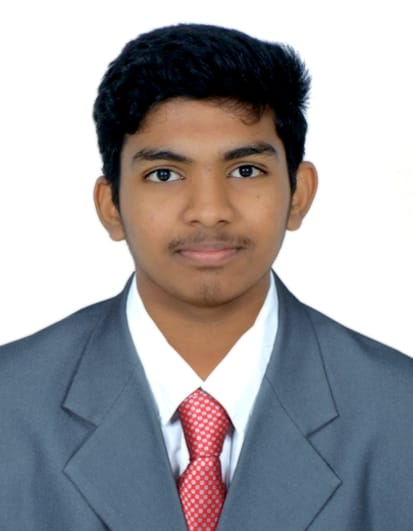
#> input picture photo.jpg, 413 x 531 px
$ jupyter execute workfile.ipynb
#> lines starting #> are read from the running program, lines starting #| are printed output that depends on the picture; after the words box and inside, x2 and y2 are one past the last pixel; in counts of white or black regions, pixels touching at a corner belong together
[cell 1]
# Import libraries
import cv2
import numpy as np
import matplotlib.pyplot as plt

[cell 2]
# Load the Face Image
faceImage = cv2.imread('photo.jpg')
#> faceImage is the input picture: shape (531, 413, 3); mean B, G, R 162, 158.6, 160.9
plt.imshow(faceImage[:,:,::-1])
plt.title("Face")

[cell 3]
faceImage.shape
#> Out = (531, 413, 3)

[cell 4]
# Load the Sunglass image with Alpha channel
# (http://pluspng.com/sunglass-png-1104.html)
glassPNG = cv2.imread('sunglass.png',-1)
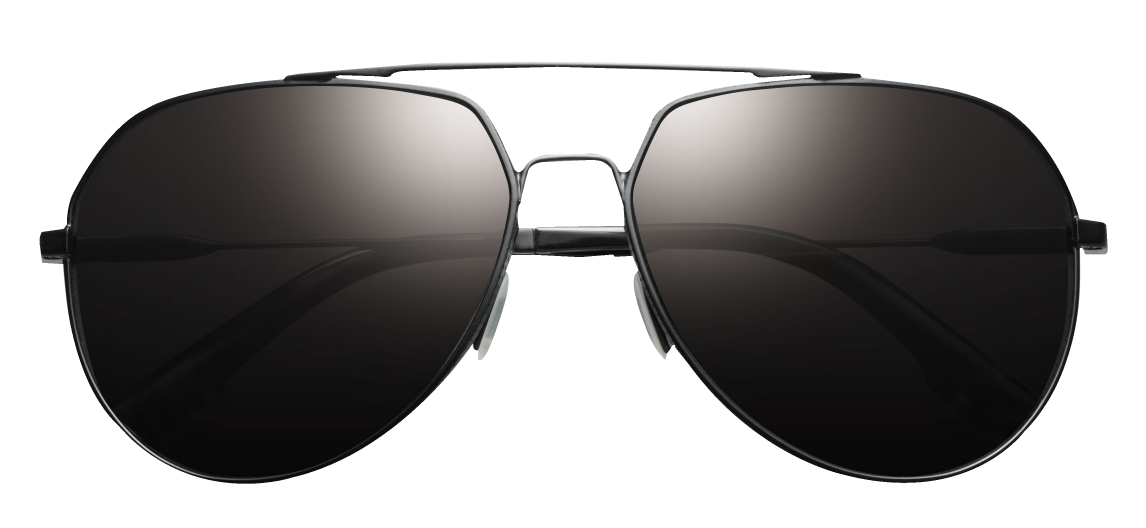
#> input picture sunglass.png, 3438 x 1583 px (shown at 1/3 size)
#> glassPNG is the input picture: shape (1583, 3438, 4); mean B, G, R, A 153.3, 153.8, 155.2, 128.6
plt.imshow(glassPNG[:,:,::-1]);plt.title("glassPNG")
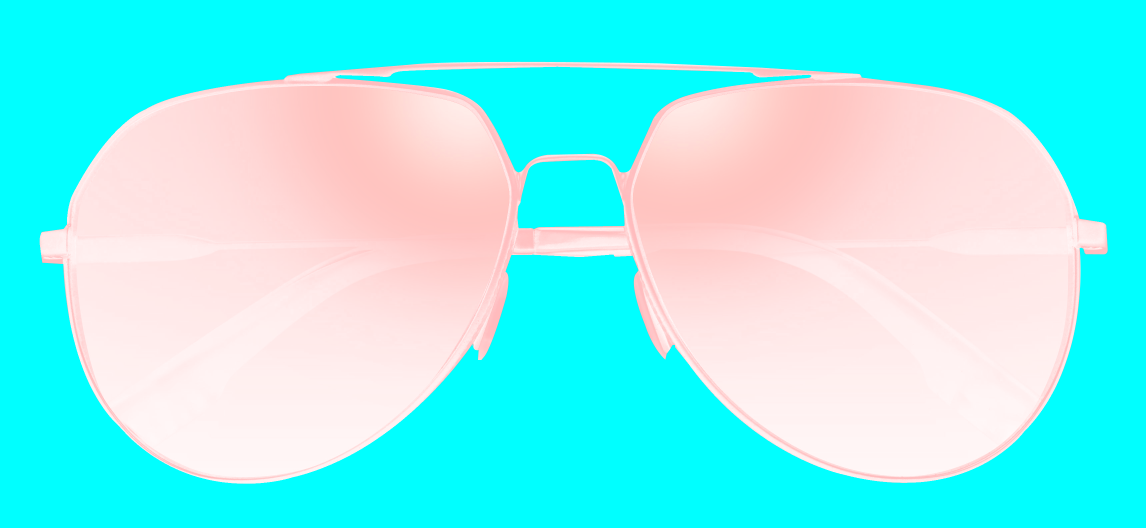
#> shown: shape (1583, 3438, 4) (shown at 1/3 size); mean R, G, B, A 128.6, 155.2, 153.8, 153.3; transparent parts drawn white

[cell 5]
glassPNG.shape
#> Out = (1583, 3438, 4)

[cell 6]
# Resize the image to fit over the eye region
glassPNG = cv2.resize(glassPNG,(210,60))
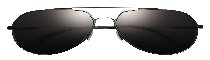
#> glassPNG: shape (60, 210, 4); mean B, G, R, A 152.8, 153.2, 154.6, 129
print("image Dimension ={}".format(glassPNG.shape))
#| image Dimension =(60, 210, 4)

[cell 7]
# Separate the Color and alpha channels
glassBGR = glassPNG[:,:,0:3]
glassMask1 = glassPNG[:,:,3]

[cell 8]
# Display the images for clarity
plt.figure(figsize=[15,15])
plt.subplot(121);plt.imshow(glassBGR[:,:,::-1]);plt.title('Sunglass Color channels');
plt.subplot(122);plt.imshow(glassMask1,cmap='gray');plt.title('Sunglass Alpha channel');
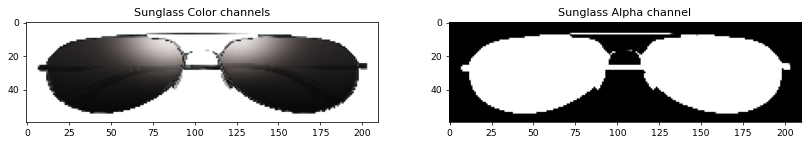
#> figure drawn by matplotlib, 2 panels

[cell 9]
# Make a copy
#faceWithGlassesNaive = resized_faceImage.copy()
faceWithGlassesNaive = faceImage.copy()

# Replace the eye region with the sunglass image
faceWithGlassesNaive[140:200,100:310]=glassBGR
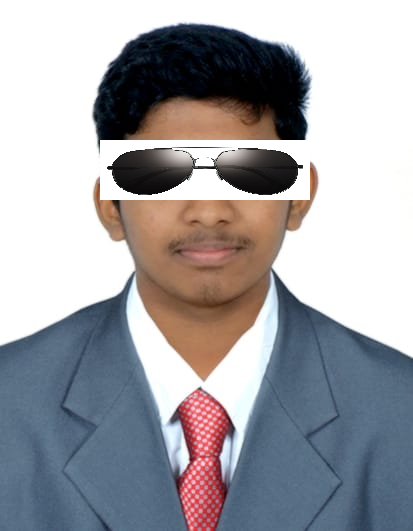
#> faceWithGlassesNaive: shape (531, 413, 3); 5.73% of pixels changed, all inside (x1, y1, x2, y2) = (100, 140, 310, 200)

plt.imshow(faceWithGlassesNaive[...,::-1])

[cell 10]
# Make the dimensions of the mask same as the input image.
# Since Face Image is a 3-channel image, we create a 3 channel image for the mask
glassMask = cv2.merge((glassMask1,glassMask1,glassMask1))

# Make the values [0,1] since we are using arithmetic operations
glassMask = np.uint8(glassMask/255)
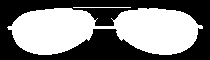
#> glassMask: shape (60, 210, 3); values 0 (black) and 1 (white), 50.4% white; 1 black region, box (x1, y1, x2, y2) and area: (0, 0, 210, 60) 6250

# Make a copy
faceWithGlassesArithmetic = faceImage.copy()

# Get the eye region from the face image
eyeROI= faceWithGlassesArithmetic[140:200,100:310]

# Use the mask to create the masked eye region
maskedEye = cv2.multiply(eyeROI,(1-  glassMask ))

# Use the mask to create the masked sunglass region
maskedGlass = cv2.multiply(glassBGR,glassMask)

# Combine the Sunglass in the Eye Region to get the augmented image
eyeRoiFinal = cv2.add(maskedEye, maskedGlass)
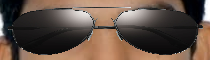
#> eyeRoiFinal: shape (60, 210, 3); mean B, G, R 70.4, 81.5, 99.2

# Display the intermediate results
plt.figure(figsize=[20,20])
plt.subplot(131);plt.imshow(maskedEye[...,::-1]);plt.title("Masked Eye Region")
plt.subplot(132);plt.imshow(maskedGlass[...,::-1]);plt.title("Masked Sunglass Region")
plt.subplot(133);plt.imshow(eyeRoiFinal[...,::-1]);plt.title("Augmented Eye and Sunglass")
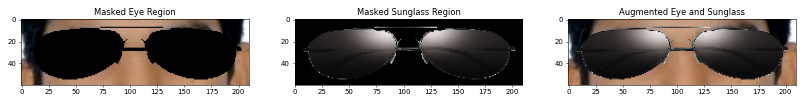
#> figure drawn by matplotlib, 3 panels

[cell 11]
# Replace the eye ROI with the output from the previous section
faceWithGlassesArithmetic[140:200,100:310]=eyeRoiFinal
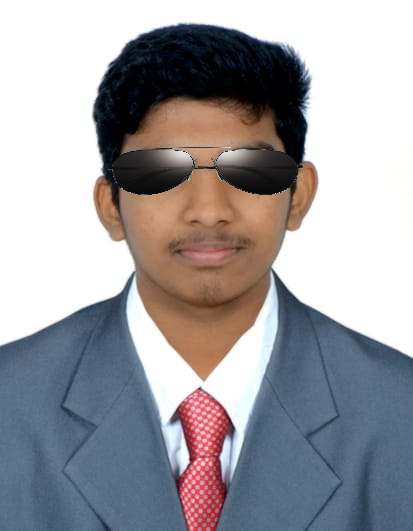
#> faceWithGlassesArithmetic: shape (531, 413, 3); 2.9% of pixels changed, all inside (x1, y1, x2, y2) = (107, 147, 303, 195)

# Display the final result
plt.figure(figsize=[20,20]);
plt.subplot(121);plt.imshow(faceImage[:,:,::-1]); plt.title("Original Image");
plt.subplot(122);plt.imshow(faceWithGlassesArithmetic[:,:,::-1]);plt.title("With Sunglasses");
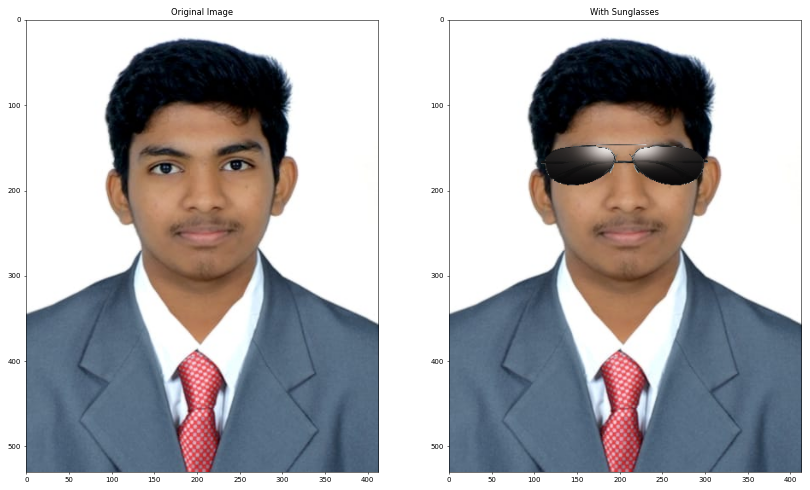
#> figure drawn by matplotlib, 2 panels
